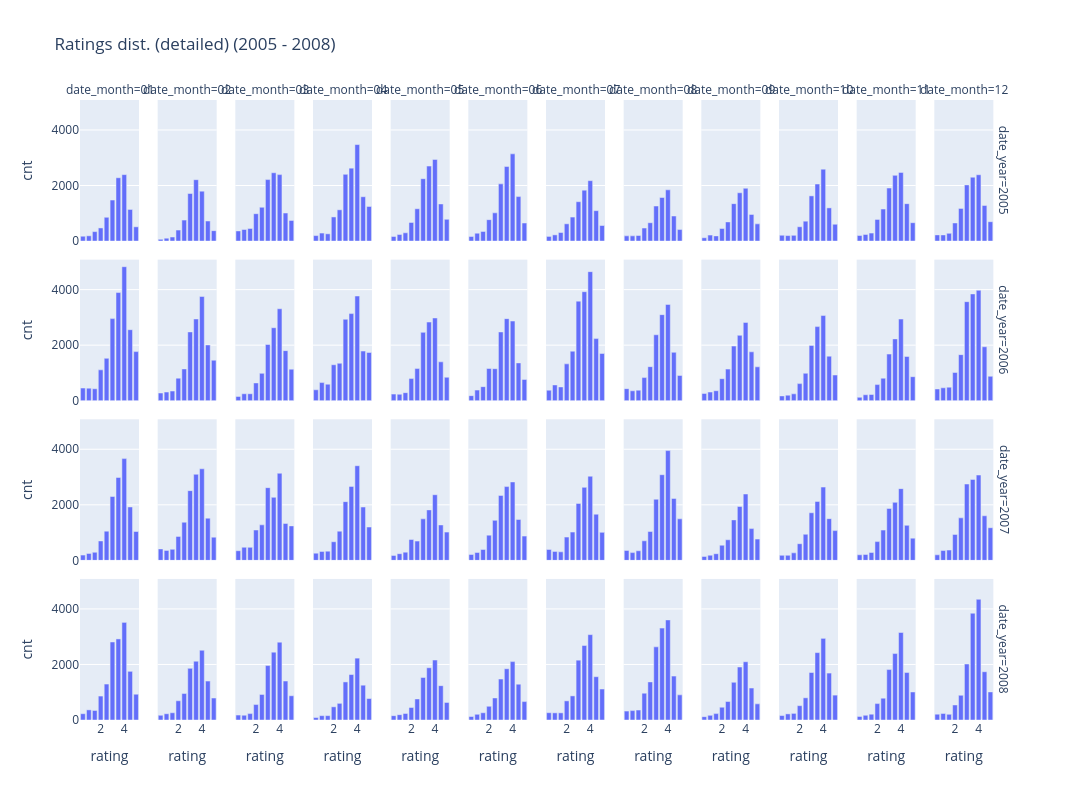

Source (notebook cell):
### Code cell
px.bar(
    (
        interaction_df.assign(
            date_year=interaction_df["date_year"].astype("str"),
            date_month=interaction_df["date_month"].astype("str").str.zfill(2),
        )
        [interaction_df["date_year"].between(2005, 2008)]
        .groupby(
            ["date_year", "date_month", "rating"]
        ).count()
        .reset_index([-1, -2, -3])
        .rename(columns={"userID": "cnt"})
        [["date_year", "date_month", "rating", "cnt"]]
        .sort_values(["date_year", "date_month"])
    ),
    x="rating", y="cnt", 
    facet_col="date_month", facet_row="date_year", 
    barmode="group",
    height=800, width=2000,
    title="Ratings dist. (detailed) (2005 - 2008)"
)

### Figure 1 — Plotly figure (JSON) as saved in the notebook; plotly's stock layout.template omitted (floating-point values rounded to 4 significant figures)
{"data": [{"alignmentgroup": "True", "hovertemplate": "date_year=2005<br>date_month=01<br>rating=%{x}<br>cnt=%{y}<extra></extra>", "legendgroup": "", "marker": {"color": "#636efa", "pattern": {"shape": ""}}, "name": "", "offsetgroup": "", "orientation": "v", "showlegend": false, "textposition": "auto", "type": "bar", "x": [0.5, 1.0, 1.5, 2.0, 2.5, 3.0, 3.5, 4.0, 4.5, 5.0], "xaxis": "x37", "y": [174, 189, 340, 472, 856, 1477, 2279, 2392, 1138, 513], "yaxis": "y37"}, {"alignmentgroup": "True", "hovertemplate": "date_year=2005<br>date_month=02<br>rating=%{x}<br>cnt=%{y}<extra></extra>", "legendgroup": "", "marker": {"color": "#636efa", "pattern": {"shape": ""}}, "name": "", "offsetgroup": "", "orientation": "v", "showlegend": false, "textposition": "auto", "type": "bar", "x": [0.5, 1.0, 1.5, 2.0, 2.5, 3.0, 3.5, 4.0, 4.5, 5.0], "xaxis": "x38", "y": [62, 104, 145, 395, 754, 1712, 2209, 1797, 722, 374], "yaxis": "y38"}, {"alignmentgroup": "True", "hovertemplate": "date_year=2005<br>date_month=03<br>rating=%{x}<br>cnt=%{y}<extra></extra>", "legendgroup": "", "marker": {"color": "#636efa", "pattern": {"shape": ""}}, "name": "", "offsetgroup": "", "orientation": "v", "showlegend": false, "textposition": "auto", "type": "bar", "x": [0.5, 1.0, 1.5, 2.0, 2.5, 3.0, 3.5, 4.0, 4.5, 5.0], "xaxis": "x39", "y": [365, 416, 454, 985, 1216, 2213, 2459, 2392, 1009, 744], "yaxis": "y39"}, {"alignmentgroup": "True", "hovertemplate": "date_year=2005<br>date_month=04<br>rating=%{x}<br>cnt=%{y}<extra></extra>", "legendgroup": "", "marker": {"color": "#636efa", "pattern": {"shape": ""}}, "name": "", "offsetgroup": "", "orientation": "v", "showlegend": false, "textposition": "auto", "type": "bar", "x": [0.5, 1.0, 1.5, 2.0, 2.5, 3.0, 3.5, 4.0, 4.5, 5.0], "xaxis": "x40", "y": [197, 288, 261, 868, 1125, 2404, 2624, 3474, 1596, 1245], "yaxis": "y40"}, {"alignmentgroup": "True", "hovertemplate": "date_year=2005<br>date_month=05<br>rating=%{x}<br>cnt=%{y}<extra></extra>", "legendgroup": "", "marker": {"color": "#636efa", "pattern": {"shape": ""}}, "name": "", "offsetgroup": "", "orientation": "v", "showlegend": false, "textposition": "auto", "type": "bar", "x": [0.5, 1.0, 1.5, 2.0, 2.5, 3.0, 3.5, 4.0, 4.5, 5.0], "xaxis": "x41", "y": [165, 235, 297, 670, 1163, 2245, 2700, 2939, 1336, 782], "yaxis": "y41"}, {"alignmentgroup": "True", "hovertemplate": "date_year=2005<br>date_month=06<br>rating=%{x}<br>cnt=%{y}<extra></extra>", "legendgroup": "", "marker": {"color": "#636efa", "pattern": {"shape": ""}}, "name": "", "offsetgroup": "", "orientation": "v", "showlegend": false, "textposition": "auto", "type": "bar", "x": [0.5, 1.0, 1.5, 2.0, 2.5, 3.0, 3.5, 4.0, 4.5, 5.0], "xaxis": "x42", "y": [165, 283, 347, 770, 1016, 2059, 2683, 3140, 1601, 650], "yaxis": "y42"}, {"alignmentgroup": "True", "hovertemplate": "date_year=2005<br>date_month=07<br>rating=%{x}<br>cnt=%{y}<extra></extra>", "legendgroup": "", "marker": {"color": "#636efa", "pattern": {"shape": ""}}, "name": "", "offsetgroup": "", "orientation": "v", "showlegend": false, "textposition": "auto", "type": "bar", "x": [0.5, 1.0, 1.5, 2.0, 2.5, 3.0, 3.5, 4.0, 4.5, 5.0], "xaxis": "x43", "y": [167, 223, 307, 621, 864, 1417, 1831, 2174, 1094, 560], "yaxis": "y43"}, {"alignmentgroup": "True", "hovertemplate": "date_year=2005<br>date_month=08<br>rating=%{x}<br>cnt=%{y}<extra></extra>", "legendgroup": "", "marker": {"color": "#636efa", "pattern": {"shape": ""}}, "name": "", "offsetgroup": "", "orientation": "v", "showlegend": false, "textposition": "auto", "type": "bar", "x": [0.5, 1.0, 1.5, 2.0, 2.5, 3.0, 3.5, 4.0, 4.5, 5.0], "xaxis": "x44", "y": [187, 187, 200, 468, 660, 1262, 1568, 1844, 902, 414], "yaxis": "y44"}, {"alignmentgroup": "True", "hovertemplate": "date_year=2005<br>date_month=09<br>rating=%{x}<br>cnt=%{y}<extra></extra>", "legendgroup": "", "marker": {"color": "#636efa", "pattern": {"shape": ""}}, "name": "", "offsetgroup": "", "orientation": "v", "showlegend": false, "textposition": "auto", "type": "bar", "x": [0.5, 1.0, 1.5, 2.0, 2.5, 3.0, 3.5, 4.0, 4.5, 5.0], "xaxis": "x45", "y": [119, 214, 186, 453, 689, 1346, 1738, 1901, 959, 619], "yaxis": "y45"}, {"alignmentgroup": "True", "hovertemplate": "date_year=2005<br>date_month=10<br>rating=%{x}<br>cnt=%{y}<extra></extra>", "legendgroup": "", "marker": {"color": "#636efa", "pattern": {"shape": ""}}, "name": "", "offsetgroup": "", "orientation": "v", "showlegend": false, "textposition": "auto", "type": "bar", "x": [0.5, 1.0, 1.5, 2.0, 2.5, 3.0, 3.5, 4.0, 4.5, 5.0], "xaxis": "x46", "y": [209, 197, 207, 515, 715, 1627, 2054, 2587, 1194, 605], "yaxis": "y46"}, {"alignmentgroup": "True", "hovertemplate": "date_year=2005<br>date_month=11<br>rating=%{x}<br>cnt=%{y}<extra></extra>", "legendgroup": "", "marker": {"color": "#636efa", "pattern": {"shape": ""}}, "name": "", "offsetgroup": "", "orientation": "v", "showlegend": false, "textposition": "auto", "type": "bar", "x": [0.5, 1.0, 1.5, 2.0, 2.5, 3.0, 3.5, 4.0, 4.5, 5.0], "xaxis": "x47", "y": [200, 237, 286, 780, 1152, 1909, 2365, 2472, 1346, 661], "yaxis": "y47"}, {"alignmentgroup": "True", "hovertemplate": "date_year=2005<br>date_month=12<br>rating=%{x}<br>cnt=%{y}<extra></extra>", "legendgroup": "", "marker": {"color": "#636efa", "pattern": {"shape": ""}}, "name": "", "offsetgroup": "", "orientation": "v", "showlegend": false, "textposition": "auto", "type": "bar", "x": [0.5, 1.0, 1.5, 2.0, 2.5, 3.0, 3.5, 4.0, 4.5, 5.0], "xaxis": "x48", "y": [222, 221, 277, 652, 1176, 2022, 2299, 2387, 1281, 697], "yaxis": "y48"}, {"alignmentgroup": "True", "hovertemplate": "date_year=2006<br>date_month=01<br>rating=%{x}<br>cnt=%{y}<extra></extra>", "legendgroup": "", "marker": {"color": "#636efa", "pattern": {"shape": ""}}, "name": "", "offsetgroup": "", "orientation": "v", "showlegend": false, "textposition": "auto", "type": "bar", "x": [0.5, 1.0, 1.5, 2.0, 2.5, 3.0, 3.5, 4.0, 4.5, 5.0], "xaxis": "x25", "y": [456, 452, 430, 1111, 1526, 2956, 3894, 4825, 2557, 1768], "yaxis": "y25"}, {"alignmentgroup": "True", "hovertemplate": "date_year=2006<br>date_month=02<br>rating=%{x}<br>cnt=%{y}<extra></extra>", "legendgroup": "", "marker": {"color": "#636efa", "pattern": {"shape": ""}}, "name": "", "offsetgroup": "", "orientation": "v", "showlegend": false, "textposition": "auto", "type": "bar", "x": [0.5, 1.0, 1.5, 2.0, 2.5, 3.0, 3.5, 4.0, 4.5, 5.0], "xaxis": "x26", "y": [277, 312, 347, 812, 1144, 2477, 2943, 3753, 2007, 1459], "yaxis": "y26"}, {"alignmentgroup": "True", "hovertemplate": "date_year=2006<br>date_month=03<br>rating=%{x}<br>cnt=%{y}<extra></extra>", "legendgroup": "", "marker": {"color": "#636efa", "pattern": {"shape": ""}}, "name": "", "offsetgroup": "", "orientation": "v", "showlegend": false, "textposition": "auto", "type": "bar", "x": [0.5, 1.0, 1.5, 2.0, 2.5, 3.0, 3.5, 4.0, 4.5, 5.0], "xaxis": "x27", "y": [153, 249, 251, 640, 984, 2024, 2628, 3310, 1803, 1135], "yaxis": "y27"}, {"alignmentgroup": "True", "hovertemplate": "date_year=2006<br>date_month=04<br>rating=%{x}<br>cnt=%{y}<extra></extra>", "legendgroup": "", "marker": {"color": "#636efa", "pattern": {"shape": ""}}, "name": "", "offsetgroup": "", "orientation": "v", "showlegend": false, "textposition": "auto", "type": "bar", "x": [0.5, 1.0, 1.5, 2.0, 2.5, 3.0, 3.5, 4.0, 4.5, 5.0], "xaxis": "x28", "y": [393, 652, 595, 1294, 1347, 2932, 3137, 3770, 1787, 1737], "yaxis": "y28"}, {"alignmentgroup": "True", "hovertemplate": "date_year=2006<br>date_month=05<br>rating=%{x}<br>cnt=%{y}<extra></extra>", "legendgroup": "", "marker": {"color": "#636efa", "pattern": {"shape": ""}}, "name": "", "offsetgroup": "", "orientation": "v", "showlegend": false, "textposition": "auto", "type": "bar", "x": [0.5, 1.0, 1.5, 2.0, 2.5, 3.0, 3.5, 4.0, 4.5, 5.0], "xaxis": "x29", "y": [238, 231, 290, 797, 1157, 2461, 2832, 2979, 1400, 844], "yaxis": "y29"}, {"alignmentgroup": "True", "hovertemplate": "date_year=2006<br>date_month=06<br>rating=%{x}<br>cnt=%{y}<extra></extra>", "legendgroup": "", "marker": {"color": "#636efa", "pattern": {"shape": ""}}, "name": "", "offsetgroup": "", "orientation": "v", "showlegend": false, "textposition": "auto", "type": "bar", "x": [0.5, 1.0, 1.5, 2.0, 2.5, 3.0, 3.5, 4.0, 4.5, 5.0], "xaxis": "x30", "y": [181, 382, 506, 1159, 1153, 2476, 2955, 2868, 1361, 765], "yaxis": "y30"}, {"alignmentgroup": "True", "hovertemplate": "date_year=2006<br>date_month=07<br>rating=%{x}<br>cnt=%{y}<extra></extra>", "legendgroup": "", "marker": {"color": "#636efa", "pattern": {"shape": ""}}, "name": "", "offsetgroup": "", "orientation": "v", "showlegend": false, "textposition": "auto", "type": "bar", "x": [0.5, 1.0, 1.5, 2.0, 2.5, 3.0, 3.5, 4.0, 4.5, 5.0], "xaxis": "x31", "y": [379, 568, 496, 1326, 1782, 3585, 3925, 4646, 2236, 1701], "yaxis": "y31"}, {"alignmentgroup": "True", "hovertemplate": "date_year=2006<br>date_month=08<br>rating=%{x}<br>cnt=%{y}<extra></extra>", "legendgroup": "", "marker": {"color": "#636efa", "pattern": {"shape": ""}}, "name": "", "offsetgroup": "", "orientation": "v", "showlegend": false, "textposition": "auto", "type": "bar", "x": [0.5, 1.0, 1.5, 2.0, 2.5, 3.0, 3.5, 4.0, 4.5, 5.0], "xaxis": "x32", "y": [434, 356, 380, 832, 1226, 2374, 3099, 3466, 1742, 909], "yaxis": "y32"}, {"alignmentgroup": "True", "hovertemplate": "date_year=2006<br>date_month=09<br>rating=%{x}<br>cnt=%{y}<extra></extra>", "legendgroup": "", "marker": {"color": "#636efa", "pattern": {"shape": ""}}, "name": "", "offsetgroup": "", "orientation": "v", "showlegend": false, "textposition": "auto", "type": "bar", "x": [0.5, 1.0, 1.5, 2.0, 2.5, 3.0, 3.5, 4.0, 4.5, 5.0], "xaxis": "x33", "y": [260, 312, 359, 793, 1138, 1967, 2354, 2819, 1760, 1220], "yaxis": "y33"}, {"alignmentgroup": "True", "hovertemplate": "date_year=2006<br>date_month=10<br>rating=%{x}<br>cnt=%{y}<extra></extra>", "legendgroup": "", "marker": {"color": "#636efa", "pattern": {"shape": ""}}, "name": "", "offsetgroup": "", "orientation": "v", "showlegend": false, "textposition": "auto", "type": "bar", "x": [0.5, 1.0, 1.5, 2.0, 2.5, 3.0, 3.5, 4.0, 4.5, 5.0], "xaxis": "x34", "y": [172, 199, 247, 615, 987, 1989, 2668, 3066, 1604, 925], "yaxis": "y34"}, {"alignmentgroup": "True", "hovertemplate": "date_year=2006<br>date_month=11<br>rating=%{x}<br>cnt=%{y}<extra></extra>", "legendgroup": "", "marker": {"color": "#636efa", "pattern": {"shape": ""}}, "name": "", "offsetgroup": "", "orientation": "v", "showlegend": false, "textposition": "auto", "type": "bar", "x": [0.5, 1.0, 1.5, 2.0, 2.5, 3.0, 3.5, 4.0, 4.5, 5.0], "xaxis": "x35", "y": [121, 213, 223, 580, 810, 1679, 2226, 2940, 1593, 865], "yaxis": "y35"}, {"alignmentgroup": "True", "hovertemplate": "date_year=2006<br>date_month=12<br>rating=%{x}<br>cnt=%{y}<extra></extra>", "legendgroup": "", "marker": {"color": "#636efa", "pattern": {"shape": ""}}, "name": "", "offsetgroup": "", "orientation": "v", "showlegend": false, "textposition": "auto", "type": "bar", "x": [0.5, 1.0, 1.5, 2.0, 2.5, 3.0, 3.5, 4.0, 4.5, 5.0], "xaxis": "x36", "y": [422, 464, 488, 1016, 1659, 3566, 3845, 3976, 1942, 879], "yaxis": "y36"}, {"alignmentgroup": "True", "hovertemplate": "date_year=2007<br>date_month=01<br>rating=%{x}<br>cnt=%{y}<extra></extra>", "legendgroup": "", "marker": {"color": "#636efa", "pattern": {"shape": ""}}, "name": "", "offsetgroup": "", "orientation": "v", "showlegend": false, "textposition": "auto", "type": "bar", "x": [0.5, 1.0, 1.5, 2.0, 2.5, 3.0, 3.5, 4.0, 4.5, 5.0], "xaxis": "x13", "y": [189, 249, 291, 699, 1052, 2299, 2984, 3663, 1922, 1039], "yaxis": "y13"}, {"alignmentgroup": "True", "hovertemplate": "date_year=2007<br>date_month=02<br>rating=%{x}<br>cnt=%{y}<extra></extra>", "legendgroup": "", "marker": {"color": "#636efa", "pattern": {"shape": ""}}, "name": "", "offsetgroup": "", "orientation": "v", "showlegend": false, "textposition": "auto", "type": "bar", "x": [0.5, 1.0, 1.5, 2.0, 2.5, 3.0, 3.5, 4.0, 4.5, 5.0], "xaxis": "x14", "y": [412, 359, 398, 863, 1373, 2510, 3098, 3297, 1519, 835], "yaxis": "y14"}, {"alignmentgroup": "True", "hovertemplate": "date_year=2007<br>date_month=03<br>rating=%{x}<br>cnt=%{y}<extra></extra>", "legendgroup": "", "marker": {"color": "#636efa", "pattern": {"shape": ""}}, "name": "", "offsetgroup": "", "orientation": "v", "showlegend": false, "textposition": "auto", "type": "bar", "x": [0.5, 1.0, 1.5, 2.0, 2.5, 3.0, 3.5, 4.0, 4.5, 5.0], "xaxis": "x15", "y": [347, 472, 468, 1093, 1279, 2617, 2269, 3136, 1329, 1241], "yaxis": "y15"}, {"alignmentgroup": "True", "hovertemplate": "date_year=2007<br>date_month=04<br>rating=%{x}<br>cnt=%{y}<extra></extra>", "legendgroup": "", "marker": {"color": "#636efa", "pattern": {"shape": ""}}, "name": "", "offsetgroup": "", "orientation": "v", "showlegend": false, "textposition": "auto", "type": "bar", "x": [0.5, 1.0, 1.5, 2.0, 2.5, 3.0, 3.5, 4.0, 4.5, 5.0], "xaxis": "x16", "y": [260, 322, 332, 670, 1051, 2114, 2663, 3407, 1920, 1201], "yaxis": "y16"}, {"alignmentgroup": "True", "hovertemplate": "date_year=2007<br>date_month=05<br>rating=%{x}<br>cnt=%{y}<extra></extra>", "legendgroup": "", "marker": {"color": "#636efa", "pattern": {"shape": ""}}, "name": "", "offsetgroup": "", "orientation": "v", "showlegend": false, "textposition": "auto", "type": "bar", "x": [0.5, 1.0, 1.5, 2.0, 2.5, 3.0, 3.5, 4.0, 4.5, 5.0], "xaxis": "x17", "y": [178, 240, 296, 750, 694, 1494, 1817, 2363, 1275, 1017], "yaxis": "y17"}, {"alignmentgroup": "True", "hovertemplate": "date_year=2007<br>date_month=06<br>rating=%{x}<br>cnt=%{y}<extra></extra>", "legendgroup": "", "marker": {"color": "#636efa", "pattern": {"shape": ""}}, "name": "", "offsetgroup": "", "orientation": "v", "showlegend": false, "textposition": "auto", "type": "bar", "x": [0.5, 1.0, 1.5, 2.0, 2.5, 3.0, 3.5, 4.0, 4.5, 5.0], "xaxis": "x18", "y": [210, 282, 390, 908, 1441, 2337, 2656, 2823, 1472, 873], "yaxis": "y18"}, {"alignmentgroup": "True", "hovertemplate": "date_year=2007<br>date_month=07<br>rating=%{x}<br>cnt=%{y}<extra></extra>", "legendgroup": "", "marker": {"color": "#636efa", "pattern": {"shape": ""}}, "name": "", "offsetgroup": "", "orientation": "v", "showlegend": false, "textposition": "auto", "type": "bar", "x": [0.5, 1.0, 1.5, 2.0, 2.5, 3.0, 3.5, 4.0, 4.5, 5.0], "xaxis": "x19", "y": [392, 323, 307, 838, 1018, 2050, 2628, 3029, 1662, 1008], "yaxis": "y19"}, {"alignmentgroup": "True", "hovertemplate": "date_year=2007<br>date_month=08<br>rating=%{x}<br>cnt=%{y}<extra></extra>", "legendgroup": "", "marker": {"color": "#636efa", "pattern": {"shape": ""}}, "name": "", "offsetgroup": "", "orientation": "v", "showlegend": false, "textposition": "auto", "type": "bar", "x": [0.5, 1.0, 1.5, 2.0, 2.5, 3.0, 3.5, 4.0, 4.5, 5.0], "xaxis": "x20", "y": [358, 279, 345, 704, 1038, 2201, 3084, 3952, 2229, 1495], "yaxis": "y20"}, {"alignmentgroup": "True", "hovertemplate": "date_year=2007<br>date_month=09<br>rating=%{x}<br>cnt=%{y}<extra></extra>", "legendgroup": "", "marker": {"color": "#636efa", "pattern": {"shape": ""}}, "name": "", "offsetgroup": "", "orientation": "v", "showlegend": false, "textposition": "auto", "type": "bar", "x": [0.5, 1.0, 1.5, 2.0, 2.5, 3.0, 3.5, 4.0, 4.5, 5.0], "xaxis": "x21", "y": [141, 185, 239, 545, 741, 1457, 1938, 2389, 1144, 766], "yaxis": "y21"}, {"alignmentgroup": "True", "hovertemplate": "date_year=2007<br>date_month=10<br>rating=%{x}<br>cnt=%{y}<extra></extra>", "legendgroup": "", "marker": {"color": "#636efa", "pattern": {"shape": ""}}, "name": "", "offsetgroup": "", "orientation": "v", "showlegend": false, "textposition": "auto", "type": "bar", "x": [0.5, 1.0, 1.5, 2.0, 2.5, 3.0, 3.5, 4.0, 4.5, 5.0], "xaxis": "x22", "y": [181, 182, 270, 600, 939, 1714, 2122, 2638, 1501, 1071], "yaxis": "y22"}, {"alignmentgroup": "True", "hovertemplate": "date_year=2007<br>date_month=11<br>rating=%{x}<br>cnt=%{y}<extra></extra>", "legendgroup": "", "marker": {"color": "#636efa", "pattern": {"shape": ""}}, "name": "", "offsetgroup": "", "orientation": "v", "showlegend": false, "textposition": "auto", "type": "bar", "x": [0.5, 1.0, 1.5, 2.0, 2.5, 3.0, 3.5, 4.0, 4.5, 5.0], "xaxis": "x23", "y": [200, 211, 282, 675, 1090, 1869, 2088, 2582, 1261, 800], "yaxis": "y23"}, {"alignmentgroup": "True", "hovertemplate": "date_year=2007<br>date_month=12<br>rating=%{x}<br>cnt=%{y}<extra></extra>", "legendgroup": "", "marker": {"color": "#636efa", "pattern": {"shape": ""}}, "name": "", "offsetgroup": "", "orientation": "v", "showlegend": false, "textposition": "auto", "type": "bar", "x": [0.5, 1.0, 1.5, 2.0, 2.5, 3.0, 3.5, 4.0, 4.5, 5.0], "xaxis": "x24", "y": [199, 353, 371, 934, 1530, 2749, 2915, 3072, 1605, 1175], "yaxis": "y24"}, {"alignmentgroup": "True", "hovertemplate": "date_year=2008<br>date_month=01<br>rating=%{x}<br>cnt=%{y}<extra></extra>", "legendgroup": "", "marker": {"color": "#636efa", "pattern": {"shape": ""}}, "name": "", "offsetgroup": "", "orientation": "v", "showlegend": false, "textposition": "auto", "type": "bar", "x": [0.5, 1.0, 1.5, 2.0, 2.5, 3.0, 3.5, 4.0, 4.5, 5.0], "xaxis": "x", "y": [227, 365, 343, 862, 1295, 2809, 2919, 3515, 1753, 928], "yaxis": "y"}, {"alignmentgroup": "True", "hovertemplate": "date_year=2008<br>date_month=02<br>rating=%{x}<br>cnt=%{y}<extra></extra>", "legendgroup": "", "marker": {"color": "#636efa", "pattern": {"shape": ""}}, "name": "", "offsetgroup": "", "orientation": "v", "showlegend": false, "textposition": "auto", "type": "bar", "x": [0.5, 1.0, 1.5, 2.0, 2.5, 3.0, 3.5, 4.0, 4.5, 5.0], "xaxis": "x2", "y": [169, 226, 260, 692, 952, 1860, 2117, 2512, 1401, 791], "yaxis": "y2"}, {"alignmentgroup": "True", "hovertemplate": "date_year=2008<br>date_month=03<br>rating=%{x}<br>cnt=%{y}<extra></extra>", "legendgroup": "", "marker": {"color": "#636efa", "pattern": {"shape": ""}}, "name": "", "offsetgroup": "", "orientation": "v", "showlegend": false, "textposition": "auto", "type": "bar", "x": [0.5, 1.0, 1.5, 2.0, 2.5, 3.0, 3.5, 4.0, 4.5, 5.0], "xaxis": "x3", "y": [177, 172, 231, 556, 921, 1960, 2444, 2803, 1403, 873], "yaxis": "y3"}, {"alignmentgroup": "True", "hovertemplate": "date_year=2008<br>date_month=04<br>rating=%{x}<br>cnt=%{y}<extra></extra>", "legendgroup": "", "marker": {"color": "#636efa", "pattern": {"shape": ""}}, "name": "", "offsetgroup": "", "orientation": "v", "showlegend": false, "textposition": "auto", "type": "bar", "x": [0.5, 1.0, 1.5, 2.0, 2.5, 3.0, 3.5, 4.0, 4.5, 5.0], "xaxis": "x4", "y": [90, 156, 157, 475, 600, 1371, 1637, 2228, 1253, 772], "yaxis": "y4"}, {"alignmentgroup": "True", "hovertemplate": "date_year=2008<br>date_month=05<br>rating=%{x}<br>cnt=%{y}<extra></extra>", "legendgroup": "", "marker": {"color": "#636efa", "pattern": {"shape": ""}}, "name": "", "offsetgroup": "", "orientation": "v", "showlegend": false, "textposition": "auto", "type": "bar", "x": [0.5, 1.0, 1.5, 2.0, 2.5, 3.0, 3.5, 4.0, 4.5, 5.0], "xaxis": "x5", "y": [156, 192, 235, 449, 758, 1531, 1881, 2159, 1237, 633], "yaxis": "y5"}, {"alignmentgroup": "True", "hovertemplate": "date_year=2008<br>date_month=06<br>rating=%{x}<br>cnt=%{y}<extra></extra>", "legendgroup": "", "marker": {"color": "#636efa", "pattern": {"shape": ""}}, "name": "", "offsetgroup": "", "orientation": "v", "showlegend": false, "textposition": "auto", "type": "bar", "x": [0.5, 1.0, 1.5, 2.0, 2.5, 3.0, 3.5, 4.0, 4.5, 5.0], "xaxis": "x6", "y": [126, 204, 261, 493, 794, 1475, 1846, 2102, 1291, 663], "yaxis": "y6"}, {"alignmentgroup": "True", "hovertemplate": "date_year=2008<br>date_month=07<br>rating=%{x}<br>cnt=%{y}<extra></extra>", "legendgroup": "", "marker": {"color": "#636efa", "pattern": {"shape": ""}}, "name": "", "offsetgroup": "", "orientation": "v", "showlegend": false, "textposition": "auto", "type": "bar", "x": [0.5, 1.0, 1.5, 2.0, 2.5, 3.0, 3.5, 4.0, 4.5, 5.0], "xaxis": "x7", "y": [263, 258, 258, 689, 868, 2154, 2683, 3074, 1559, 1116], "yaxis": "y7"}, {"alignmentgroup": "True", "hovertemplate": "date_year=2008<br>date_month=08<br>rating=%{x}<br>cnt=%{y}<extra></extra>", "legendgroup": "", "marker": {"color": "#636efa", "pattern": {"shape": ""}}, "name": "", "offsetgroup": "", "orientation": "v", "showlegend": false, "textposition": "auto", "type": "bar", "x": [0.5, 1.0, 1.5, 2.0, 2.5, 3.0, 3.5, 4.0, 4.5, 5.0], "xaxis": "x8", "y": [320, 338, 358, 965, 1372, 2634, 3309, 3604, 1580, 905], "yaxis": "y8"}, {"alignmentgroup": "True", "hovertemplate": "date_year=2008<br>date_month=09<br>rating=%{x}<br>cnt=%{y}<extra></extra>", "legendgroup": "", "marker": {"color": "#636efa", "pattern": {"shape": ""}}, "name": "", "offsetgroup": "", "orientation": "v", "showlegend": false, "textposition": "auto", "type": "bar", "x": [0.5, 1.0, 1.5, 2.0, 2.5, 3.0, 3.5, 4.0, 4.5, 5.0], "xaxis": "x9", "y": [120, 167, 230, 461, 665, 1357, 1908, 2097, 1150, 581], "yaxis": "y9"}, {"alignmentgroup": "True", "hovertemplate": "date_year=2008<br>date_month=10<br>rating=%{x}<br>cnt=%{y}<extra></extra>", "legendgroup": "", "marker": {"color": "#636efa", "pattern": {"shape": ""}}, "name": "", "offsetgroup": "", "orientation": "v", "showlegend": false, "textposition": "auto", "type": "bar", "x": [0.5, 1.0, 1.5, 2.0, 2.5, 3.0, 3.5, 4.0, 4.5, 5.0], "xaxis": "x10", "y": [160, 220, 238, 516, 799, 1710, 2427, 2940, 1690, 896], "yaxis": "y10"}, {"alignmentgroup": "True", "hovertemplate": "date_year=2008<br>date_month=11<br>rating=%{x}<br>cnt=%{y}<extra></extra>", "legendgroup": "", "marker": {"color": "#636efa", "pattern": {"shape": ""}}, "name": "", "offsetgroup": "", "orientation": "v", "showlegend": false, "textposition": "auto", "type": "bar", "x": [0.5, 1.0, 1.5, 2.0, 2.5, 3.0, 3.5, 4.0, 4.5, 5.0], "xaxis": "x11", "y": [129, 169, 210, 591, 786, 1816, 2392, 3151, 1709, 1009], "yaxis": "y11"}, {"alignmentgroup": "True", "hovertemplate": "date_year=2008<br>date_month=12<br>rating=%{x}<br>cnt=%{y}<extra></extra>", "legendgroup": "", "marker": {"color": "#636efa", "pattern": {"shape": ""}}, "name": "", "offsetgroup": "", "orientation": "v", "showlegend": false, "textposition": "auto", "type": "bar", "x": [0.5, 1.0, 1.5, 2.0, 2.5, 3.0, 3.5, 4.0, 4.5, 5.0], "xaxis": "x12", "y": [211, 237, 205, 541, 889, 2016, 3845, 4346, 1738, 1011], "yaxis": "y12"}], "layout": {"annotations": [{"font": {}, "showarrow": false, "text": "date_month=01", "x": 0.03167, "xanchor": "center", "xref": "paper", "y": 1, "yanchor": "bottom", "yref": "paper"}, {"font": {}, "showarrow": false, "text": "date_month=02", "x": 0.115, "xanchor": "center", "xref": "paper", "y": 1, "yanchor": "bottom", "yref": "paper"}, {"font": {}, "showarrow": false, "text": "date_month=03", "x": 0.1983, "xanchor": "center", "xref": "paper", "y": 1, "yanchor": "bottom", "yref": "paper"}, {"font": {}, "showarrow": false, "text": "date_month=04", "x": 0.2817, "xanchor": "center", "xref": "paper", "y": 1, "yanchor": "bottom", "yref": "paper"}, {"font": {}, "showarrow": false, "text": "date_month=05", "x": 0.365, "xanchor": "center", "xref": "paper", "y": 1, "yanchor": "bottom", "yref": "paper"}, {"font": {}, "showarrow": false, "text": "date_month=06", "x": 0.4483, "xanchor": "center", "xref": "paper", "y": 1, "yanchor": "bottom", "yref": "paper"}, {"font": {}, "showarrow": false, "text": "date_month=07", "x": 0.5317, "xanchor": "center", "xref": "paper", "y": 1, "yanchor": "bottom", "yref": "paper"}, {"font": {}, "showarrow": false, "text": "date_month=08", "x": 0.615, "xanchor": "center", "xref": "paper", "y": 1, "yanchor": "bottom", "yref": "paper"}, {"font": {}, "showarrow": false, "text": "date_month=09", "x": 0.6983, "xanchor": "center", "xref": "paper", "y": 1, "yanchor": "bottom", "yref": "paper"}, {"font": {}, "showarrow": false, "text": "date_month=10", "x": 0.7817, "xanchor": "center", "xref": "paper", "y": 1, "yanchor": "bottom", "yref": "paper"}, {"font": {}, "showarrow": false, "text": "date_month=11", "x": 0.865, "xanchor": "center", "xref": "paper", "y": 1, "yanchor": "bottom", "yref": "paper"}, {"font": {}, "showarrow": false, "text": "date_month=12", "x": 0.9483, "xanchor": "center", "xref": "paper", "y": 1, "yanchor": "bottom", "yref": "paper"}, {"font": {}, "showarrow": false, "text": "date_year=2008", "textangle": 90, "x": 0.98, "xanchor": "left", "xref": "paper", "y": 0.1138, "yanchor": "middle", "yref": "paper"}, {"font": {}, "showarrow": false, "text": "date_year=2007", "textangle": 90, "x": 0.98, "xanchor": "left", "xref": "paper", "y": 0.3712, "yanchor": "middle", "yref": "paper"}, {"font": {}, "showarrow": false, "text": "date_year=2006", "textangle": 90, "x": 0.98, "xanchor": "left", "xref": "paper", "y": 0.6288, "yanchor": "middle", "yref": "paper"}, {"font": {}, "showarrow": false, "text": "date_year=2005", "textangle": 90, "x": 0.98, "xanchor": "left", "xref": "paper", "y": 0.8862, "yanchor": "middle", "yref": "paper"}], "barmode": "group", "height": 800, "legend": {"tracegroupgap": 0}, "title": {"text": "Ratings dist. (detailed) (2005 - 2008)"}, "width": 2000, "xaxis": {"anchor": "y", "domain": [0, 0.06333], "title": {"text": "rating"}}, "xaxis10": {"anchor": "y10", "domain": [0.75, 0.8133], "matches": "x", "title": {"text": "rating"}}, "xaxis11": {"anchor": "y11", "domain": [0.8333, 0.8967], "matches": "x", "title": {"text": "rating"}}, "xaxis12": {"anchor": "y12", "domain": [0.9167, 0.98], "matches": "x", "title": {"text": "rating"}}, "xaxis13": {"anchor": "y13", "domain": [0, 0.06333], "matches": "x", "showticklabels": false}, "xaxis14": {"anchor": "y14", "domain": [0.08333, 0.1467], "matches": "x", "showticklabels": false}, "xaxis15": {"anchor": "y15", "domain": [0.1667, 0.23], "matches": "x", "showticklabels": false}, "xaxis16": {"anchor": "y16", "domain": [0.25, 0.3133], "matches": "x", "showticklabels": false}, "xaxis17": {"anchor": "y17", "domain": [0.3333, 0.3967], "matches": "x", "showticklabels": false}, "xaxis18": {"anchor": "y18", "domain": [0.4167, 0.48], "matches": "x", "showticklabels": false}, "xaxis19": {"anchor": "y19", "domain": [0.5, 0.5633], "matches": "x", "showticklabels": false}, "xaxis2": {"anchor": "y2", "domain": [0.08333, 0.1467], "matches": "x", "title": {"text": "rating"}}, "xaxis20": {"anchor": "y20", "domain": [0.5833, 0.6467], "matches": "x", "showticklabels": false}, "xaxis21": {"anchor": "y21", "domain": [0.6667, 0.73], "matches": "x", "showticklabels": false}, "xaxis22": {"anchor": "y22", "domain": [0.75, 0.8133], "matches": "x", "showticklabels": false}, "xaxis23": {"anchor": "y23", "domain": [0.8333, 0.8967], "matches": "x", "showticklabels": false}, "xaxis24": {"anchor": "y24", "domain": [0.9167, 0.98], "matches": "x", "showticklabels": false}, "xaxis25": {"anchor": "y25", "domain": [0, 0.06333], "matches": "x", "showticklabels": false}, "xaxis26": {"anchor": "y26", "domain": [0.08333, 0.1467], "matches": "x", "showticklabels": false}, "xaxis27": {"anchor": "y27", "domain": [0.1667, 0.23], "matches": "x", "showticklabels": false}, "xaxis28": {"anchor": "y28", "domain": [0.25, 0.3133], "matches": "x", "showticklabels": false}, "xaxis29": {"anchor": "y29", "domain": [0.3333, 0.3967], "matches": "x", "showticklabels": false}, "xaxis3": {"anchor": "y3", "domain": [0.1667, 0.23], "matches": "x", "title": {"text": "rating"}}, "xaxis30": {"anchor": "y30", "domain": [0.4167, 0.48], "matches": "x", "showticklabels": false}, "xaxis31": {"anchor": "y31", "domain": [0.5, 0.5633], "matches": "x", "showticklabels": false}, "xaxis32": {"anchor": "y32", "domain": [0.5833, 0.6467], "matches": "x", "showticklabels": false}, "xaxis33": {"anchor": "y33", "domain": [0.6667, 0.73], "matches": "x", "showticklabels": false}, "xaxis34": {"anchor": "y34", "domain": [0.75, 0.8133], "matches": "x", "showticklabels": false}, "xaxis35": {"anchor": "y35", "domain": [0.8333, 0.8967], "matches": "x", "showticklabels": false}, "xaxis36": {"anchor": "y36", "domain": [0.9167, 0.98], "matches": "x", "showticklabels": false}, "xaxis37": {"anchor": "y37", "domain": [0, 0.06333], "matches": "x", "showticklabels": false}, "xaxis38": {"anchor": "y38", "domain": [0.08333, 0.1467], "matches": "x", "showticklabels": false}, "xaxis39": {"anchor": "y39", "domain": [0.1667, 0.23], "matches": "x", "showticklabels": false}, "xaxis4": {"anchor": "y4", "domain": [0.25, 0.3133], "matches": "x", "title": {"text": "rating"}}, "xaxis40": {"anchor": "y40", "domain": [0.25, 0.3133], "matches": "x", "showticklabels": false}, "xaxis41": {"anchor": "y41", "domain": [0.3333, 0.3967], "matches": "x", "showticklabels": false}, "xaxis42": {"anchor": "y42", "domain": [0.4167, 0.48], "matches": "x", "showticklabels": false}, "xaxis43": {"anchor": "y43", "domain": [0.5, 0.5633], "matches": "x", "showticklabels": false}, "xaxis44": {"anchor": "y44", "domain": [0.5833, 0.6467], "matches": "x", "showticklabels": false}, "xaxis45": {"anchor": "y45", "domain": [0.6667, 0.73], "matches": "x", "showticklabels": false}, "xaxis46": {"anchor": "y46", "domain": [0.75, 0.8133], "matches": "x", "showticklabels": false}, "xaxis47": {"anchor": "y47", "domain": [0.8333, 0.8967], "matches": "x", "showticklabels": false}, "xaxis48": {"anchor": "y48", "domain": [0.9167, 0.98], "matches": "x", "showticklabels": false}, "xaxis5": {"anchor": "y5", "domain": [0.3333, 0.3967], "matches": "x", "title": {"text": "rating"}}, "xaxis6": {"anchor": "y6", "domain": [0.4167, 0.48], "matches": "x", "title": {"text": "rating"}}, "xaxis7": {"anchor": "y7", "domain": [0.5, 0.5633], "matches": "x", "title": {"text": "rating"}}, "xaxis8": {"anchor": "y8", "domain": [0.5833, 0.6467], "matches": "x", "title": {"text": "rating"}}, "xaxis9": {"anchor": "y9", "domain": [0.6667, 0.73], "matches": "x", "title": {"text": "rating"}}, "yaxis": {"anchor": "x", "domain": [0, 0.2275], "title": {"text": "cnt"}}, "yaxis10": {"anchor": "x10", "domain": [0, 0.2275], "matches": "y", "showticklabels": false}, "yaxis11": {"anchor": "x11", "domain": [0, 0.2275], "matches": "y", "showticklabels": false}, "yaxis12": {"anchor": "x12", "domain": [0, 0.2275], "matches": "y", "showticklabels": false}, "yaxis13": {"anchor": "x13", "domain": [0.2575, 0.485], "matches": "y", "title": {"text": "cnt"}}, "yaxis14": {"anchor": "x14", "domain": [0.2575, 0.485], "matches": "y", "showticklabels": false}, "yaxis15": {"anchor": "x15", "domain": [0.2575, 0.485], "matches": "y", "showticklabels": false}, "yaxis16": {"anchor": "x16", "domain": [0.2575, 0.485], "matches": "y", "showticklabels": false}, "yaxis17": {"anchor": "x17", "domain": [0.2575, 0.485], "matches": "y", "showticklabels": false}, "yaxis18": {"anchor": "x18", "domain": [0.2575, 0.485], "matches": "y", "showticklabels": false}, "yaxis19": {"anchor": "x19", "domain": [0.2575, 0.485], "matches": "y", "showticklabels": false}, "yaxis2": {"anchor": "x2", "domain": [0, 0.2275], "matches": "y", "showticklabels": false}, "yaxis20": {"anchor": "x20", "domain": [0.2575, 0.485], "matches": "y", "showticklabels": false}, "yaxis21": {"anchor": "x21", "domain": [0.2575, 0.485], "matches": "y", "showticklabels": false}, "yaxis22": {"anchor": "x22", "domain": [0.2575, 0.485], "matches": "y", "showticklabels": false}, "yaxis23": {"anchor": "x23", "domain": [0.2575, 0.485], "matches": "y", "showticklabels": false}, "yaxis24": {"anchor": "x24", "domain": [0.2575, 0.485], "matches": "y", "showticklabels": false}, "yaxis25": {"anchor": "x25", "domain": [0.515, 0.7425], "matches": "y", "title": {"text": "cnt"}}, "yaxis26": {"anchor": "x26", "domain": [0.515, 0.7425], "matches": "y", "showticklabels": false}, "yaxis27": {"anchor": "x27", "domain": [0.515, 0.7425], "matches": "y", "showticklabels": false}, "yaxis28": {"anchor": "x28", "domain": [0.515, 0.7425], "matches": "y", "showticklabels": false}, "yaxis29": {"anchor": "x29", "domain": [0.515, 0.7425], "matches": "y", "showticklabels": false}, "yaxis3": {"anchor": "x3", "domain": [0, 0.2275], "matches": "y", "showticklabels": false}, "yaxis30": {"anchor": "x30", "domain": [0.515, 0.7425], "matches": "y", "showticklabels": false}, "yaxis31": {"anchor": "x31", "domain": [0.515, 0.7425], "matches": "y", "showticklabels": false}, "yaxis32": {"anchor": "x32", "domain": [0.515, 0.7425], "matches": "y", "showticklabels": false}, "yaxis33": {"anchor": "x33", "domain": [0.515, 0.7425], "matches": "y", "showticklabels": false}, "yaxis34": {"anchor": "x34", "domain": [0.515, 0.7425], "matches": "y", "showticklabels": false}, "yaxis35": {"anchor": "x35", "domain": [0.515, 0.7425], "matches": "y", "showticklabels": false}, "yaxis36": {"anchor": "x36", "domain": [0.515, 0.7425], "matches": "y", "showticklabels": false}, "yaxis37": {"anchor": "x37", "domain": [0.7725, 1], "matches": "y", "title": {"text": "cnt"}}, "yaxis38": {"anchor": "x38", "domain": [0.7725, 1], "matches": "y", "showticklabels": false}, "yaxis39": {"anchor": "x39", "domain": [0.7725, 1], "matches": "y", "showticklabels": false}, "yaxis4": {"anchor": "x4", "domain": [0, 0.2275], "matches": "y", "showticklabels": false}, "yaxis40": {"anchor": "x40", "domain": [0.7725, 1], "matches": "y", "showticklabels": false}, "yaxis41": {"anchor": "x41", "domain": [0.7725, 1], "matches": "y", "showticklabels": false}, "yaxis42": {"anchor": "x42", "domain": [0.7725, 1], "matches": "y", "showticklabels": false}, "yaxis43": {"anchor": "x43", "domain": [0.7725, 1], "matches": "y", "showticklabels": false}, "yaxis44": {"anchor": "x44", "domain": [0.7725, 1], "matches": "y", "showticklabels": false}, "yaxis45": {"anchor": "x45", "domain": [0.7725, 1], "matches": "y", "showticklabels": false}, "yaxis46": {"anchor": "x46", "domain": [0.7725, 1], "matches": "y", "showticklabels": false}, "yaxis47": {"anchor": "x47", "domain": [0.7725, 1], "matches": "y", "showticklabels": false}, "yaxis48": {"anchor": "x48", "domain": [0.7725, 1], "matches": "y", "showticklabels": false}, "yaxis5": {"anchor": "x5", "domain": [0, 0.2275], "matches": "y", "showticklabels": false}, "yaxis6": {"anchor": "x6", "domain": [0, 0.2275], "matches": "y", "showticklabels": false}, "yaxis7": {"anchor": "x7", "domain": [0, 0.2275], "matches": "y", "showticklabels": false}, "yaxis8": {"anchor": "x8", "domain": [0, 0.2275], "matches": "y", "showticklabels": false}, "yaxis9": {"anchor": "x9", "domain": [0, 0.2275], "matches": "y", "showticklabels": false}}}
